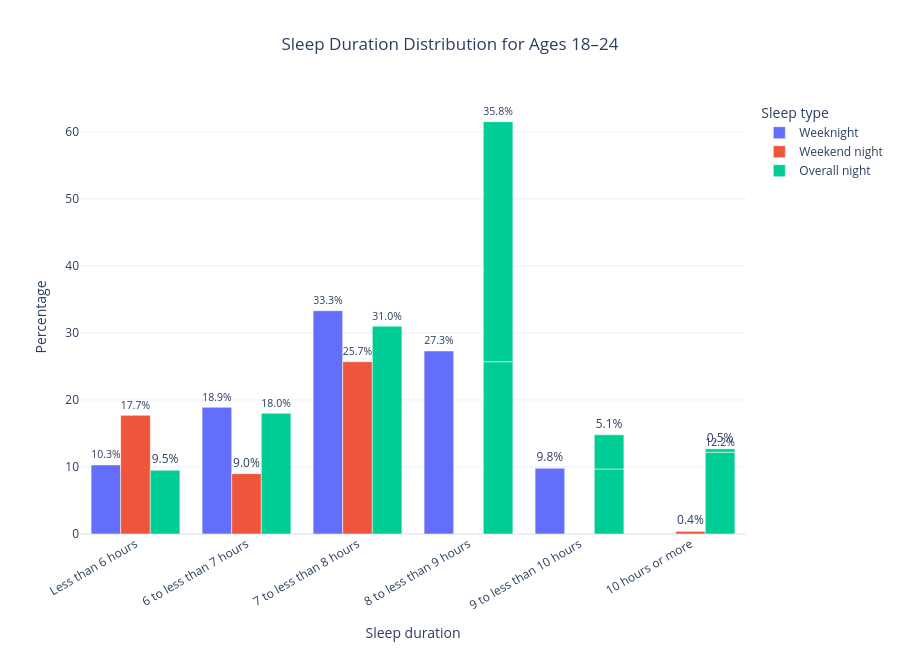

The code cell stored with this chart in its notebook:
### Code cell
import pandas as pd
import plotly.express as px

# start from your dataframe
sleep_graph = sleep_combined.copy()

# keep only actual sleep-duration categories
sleep_graph = sleep_graph[
    sleep_graph["category"].isin([
        "Less than 6 hours",
        "6 to less than 7 hours",
        "7 to less than 8 hours",
        "8 to less than 9 hours",
        "9 to less than 10 hours",
        "10 hours or more"
    ])
].copy()

# make sure value is numeric
sleep_graph["value"] = pd.to_numeric(sleep_graph["value"], errors="coerce")

# optional: set category order
category_order = [
    "Less than 6 hours",
    "6 to less than 7 hours",
    "7 to less than 8 hours",
    "8 to less than 9 hours",
    "9 to less than 10 hours",
    "10 hours or more"
]

sleep_graph["category"] = pd.Categorical(
    sleep_graph["category"],
    categories=category_order,
    ordered=True
)

# interactive grouped bar chart
fig = px.bar(
    sleep_graph,
    x="category",
    y="value",
    color="sleep_type",
    barmode="group",
    text="value",
    title="Sleep Duration Distribution for Ages 18–24",
    labels={
        "category": "Sleep duration",
        "value": "Percentage",
        "sleep_type": "Sleep type"
    }
)

fig.update_traces(
    texttemplate="%{text:.1f}%",
    textposition="outside",
    hovertemplate="Sleep type: %{fullData.name}<br>Duration: %{x}<br>Percentage: %{y:.1f}%<extra></extra>"
)

fig.update_layout(
    template="plotly_white",
    height=650,
    title_x=0.5,
    xaxis_tickangle=-30
)

fig.show()

### Figure 1 — Plotly figure (JSON) as saved in the notebook; plotly's stock layout.template omitted (floating-point values rounded to 4 significant figures)
{"data": [{"alignmentgroup": "True", "hovertemplate": "Sleep type: %{fullData.name}<br>Duration: %{x}<br>Percentage: %{y:.1f}%<extra></extra>", "legendgroup": "Weeknight", "marker": {"color": "#636efa", "pattern": {"shape": ""}}, "name": "Weeknight", "offsetgroup": "Weeknight", "orientation": "v", "showlegend": true, "text": [10.3, 18.9, 33.3, 27.3, 9.8], "textposition": "outside", "texttemplate": "%{text:.1f}%", "type": "bar", "x": ["Less than 6 hours", "6 to less than 7 hours", "7 to less than 8 hours", "8 to less than 9 hours", "9 to less than 10 hours"], "xaxis": "x", "y": [10.3, 18.9, 33.3, 27.3, 9.8], "yaxis": "y"}, {"alignmentgroup": "True", "hovertemplate": "Sleep type: %{fullData.name}<br>Duration: %{x}<br>Percentage: %{y:.1f}%<extra></extra>", "legendgroup": "Weekend night", "marker": {"color": "#EF553B", "pattern": {"shape": ""}}, "name": "Weekend night", "offsetgroup": "Weekend night", "orientation": "v", "showlegend": true, "text": [0.4, 17.7, 9.0, 25.7], "textposition": "outside", "texttemplate": "%{text:.1f}%", "type": "bar", "x": ["10 hours or more", "Less than 6 hours", "6 to less than 7 hours", "7 to less than 8 hours"], "xaxis": "x", "y": [0.4, 17.7, 9.0, 25.7], "yaxis": "y"}, {"alignmentgroup": "True", "hovertemplate": "Sleep type: %{fullData.name}<br>Duration: %{x}<br>Percentage: %{y:.1f}%<extra></extra>", "legendgroup": "Overall night", "marker": {"color": "#00cc96", "pattern": {"shape": ""}}, "name": "Overall night", "offsetgroup": "Overall night", "orientation": "v", "showlegend": true, "text": [25.7, 9.7, 12.2, 9.5, 18.0, 31.0, 35.8, 5.1, 0.5], "textposition": "outside", "texttemplate": "%{text:.1f}%", "type": "bar", "x": ["8 to less than 9 hours", "9 to less than 10 hours", "10 hours or more", "Less than 6 hours", "6 to less than 7 hours", "7 to less than 8 hours", "8 to less than 9 hours", "9 to less than 10 hours", "10 hours or more"], "xaxis": "x", "y": [25.7, 9.7, 12.2, 9.5, 18.0, 31.0, 35.8, 5.1, 0.5], "yaxis": "y"}], "layout": {"barmode": "group", "height": 650, "legend": {"title": {"text": "Sleep type"}, "tracegroupgap": 0}, "title": {"text": "Sleep Duration Distribution for Ages 18–24", "x": 0.5}, "xaxis": {"anchor": "y", "domain": [0, 1], "tickangle": -30, "title": {"text": "Sleep duration"}}, "yaxis": {"anchor": "x", "domain": [0, 1], "title": {"text": "Percentage"}}}}
